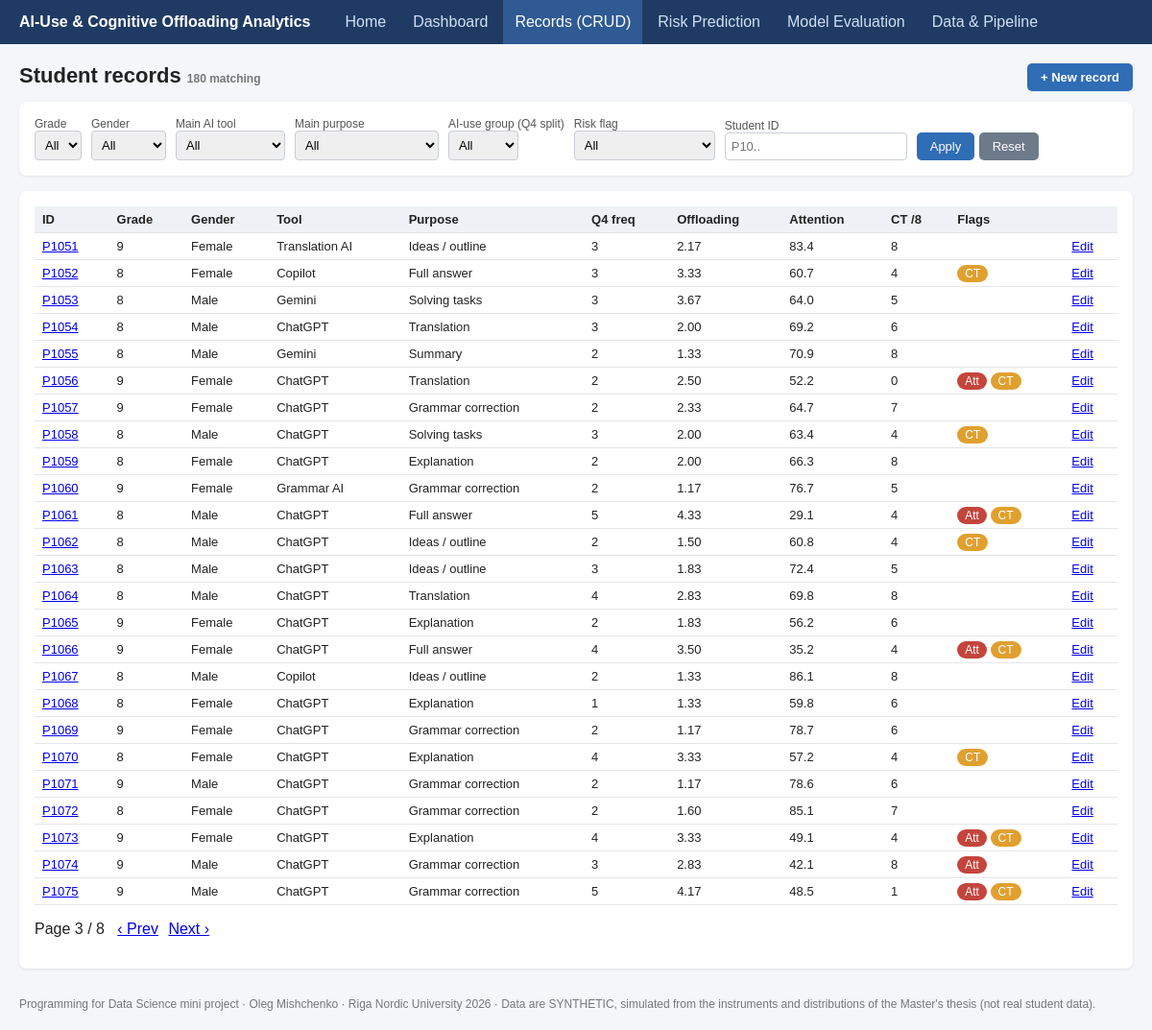
The app's page /records?page=3 with its own data.
### tables this page shows
CREATE TABLE students (
    student_id TEXT PRIMARY KEY,
    grade INTEGER CHECK (grade IN (8, 9)), gender TEXT, age INTEGER,
    main_ai_tool TEXT, main_subject TEXT, main_purpose TEXT,
    q4_ai_frequency INTEGER, q7_daily_ai_time INTEGER, q8_ask_ai_first INTEGER,
    q9_copy_directly INTEGER, q10_rewrite_own_words INTEGER, q11_check_correctness INTEGER,
    q12_could_do_without_ai INTEGER,
    screen_time_hours REAL, sleep_hours REAL,
    luria_trial1 INTEGER, luria_trial2 INTEGER, luria_trial3 INTEGER, luria_delayed INTEGER,
    schulte_seconds REAL, digit_span_total INTEGER,
    ct_detection INTEGER, ct_justification INTEGER,
    offloading_score REAL, ai_use_group TEXT, luria_mean REAL, ct_total INTEGER,
    attention_index REAL, low_attention INTEGER, low_ct INTEGER,
    updated_at TEXT DEFAULT CURRENT_TIMESTAMP
);

### app.py (the view)
@app.route("/records")
def records():
    df, f = apply_filters(db.load_df(), request.args)
    q = request.args.get("q", "").strip()
    if q:
        df = df[df.student_id.str.contains(q, case=False)]
    risk = request.args.get("risk", "")
    if risk == "attention":
        df = df[df.low_attention == 1]
    elif risk == "ct":
        df = df[df.low_ct == 1]
    page, per = max(int(request.args.get("page", 1)), 1), 25
    pages = max(math.ceil(len(df) / per), 1)
    rows = df.iloc[(page - 1) * per: page * per].to_dict("records")
    args = {k: v for k, v in request.args.items() if k != "page"}
    return render_template("records.html", rows=rows, f=f, q=q, risk=risk, page=page, pages=pages,
                           n=len(df), args=args, cats=db.CATEGORICAL)

### app.py (called while the page is built)
@app.template_filter("fmt")
def fmt(v, nd=2):
    if v is None or (isinstance(v, float) and math.isnan(v)):
        return "–"
    if isinstance(v, float):
        return f"{v:.{nd}f}"
    return v

def apply_filters(df, args):
    f = {k: args.get(k, "") for k in ("grade", "gender", "tool", "group", "purpose")}
    if f["grade"]:
        df = df[df.grade == int(f["grade"])]
    if f["gender"]:
        df = df[df.gender == f["gender"]]
    if f["tool"]:
        df = df[df.main_ai_tool == f["tool"]]
    if f["group"]:
        df = df[df.ai_use_group == f["group"]]
    if f["purpose"]:
        df = df[df.main_purpose == f["purpose"]]
    return df, f

### db.py (called while the page is built)
def connect():
    con = sqlite3.connect(DB_PATH)
    con.row_factory = sqlite3.Row
    return con

def load_df() -> pd.DataFrame:
    with connect() as con:
        return pd.read_sql_query("SELECT * FROM students ORDER BY student_id", con)

### templates/records.html
{% extends "base.html" %}{% block content %}
<h1>Student records <span class="muted">{{ n }} matching</span> <a class="btn" href="{{ url_for('record_new') }}" style="float:right">+ New record</a></h1>
{% include "_filters.html" %}
<div class="card"><table><tr><th>ID</th><th>Grade</th><th>Gender</th><th>Tool</th><th>Purpose</th><th>Q4 freq</th><th>Offloading</th><th>Attention</th><th>CT /8</th><th>Flags</th><th></th></tr>
{% for r in rows %}<tr><td><a href="{{ url_for('record_view', sid=r.student_id) }}">{{ r.student_id }}</a></td><td>{{ r.grade }}</td><td>{{ r.gender }}</td>
<td>{{ r.main_ai_tool }}</td><td>{{ r.main_purpose }}</td><td>{{ r.q4_ai_frequency|fmt(0) }}</td><td>{{ r.offloading_score|fmt }}</td><td>{{ r.attention_index|fmt(1) }}</td><td>{{ r.ct_total|fmt(0) }}</td>
<td>{% if r.low_attention == 1 %}<span class="badge High">Att</span>{% endif %} {% if r.low_ct == 1 %}<span class="badge Medium">CT</span>{% endif %}</td>
<td><a href="{{ url_for('record_edit', sid=r.student_id) }}">Edit</a></td></tr>{% endfor %}</table>
<p class="pager">Page {{ page }} / {{ pages }} &nbsp; {% if page > 1 %}<a href="{{ url_for('records', page=page-1, **args) }}">‹ Prev</a>{% endif %}
{% if page < pages %}<a href="{{ url_for('records', page=page+1, **args) }}">Next ›</a>{% endif %}</p></div>
{% endblock %}

### static/style.css (style rules this page uses)
* { box-sizing:border-box }
body { font-family:Arial,Helvetica,sans-serif;margin:0;background:#f4f6f9;color:#222 }
h1 { font-size:22px;margin:8px 0 14px }
.card { background:#fff;border-radius:8px;box-shadow:0 1px 3px rgba(0,0,0,.08);padding:16px;margin-bottom:16px }
table { border-collapse:collapse;width:100%;font-size:13px }
th,td { border-bottom:1px solid #e3e6ea;padding:6px 8px;text-align:left }
th { background:#eef2f7 }
.btn { display:inline-block;background:#2f6db5;color:#fff;border:0;border-radius:5px; padding:7px 14px;text-decoration:none;cursor:pointer;font-size:13px }
.badge { padding:2px 8px;border-radius:10px;font-size:12px;color:#fff }
.High { background:#c4453c }
.Medium { background:#e0a02f }
.muted { color:#777;font-size:12px }
.pager a { margin-right:6px }

### records on screen
students: student_id "P1051", grade "9", gender "Female", main_ai_tool "Translation AI", main_purpose "Ideas / outline", q4_ai_frequency|fmt "3", offloading_score|fmt "2.17", attention_index|fmt "83.4", ct_total|fmt "8"
students: student_id "P1052", grade "8", gender "Female", main_ai_tool "Copilot", main_purpose "Full answer", q4_ai_frequency|fmt "3", offloading_score|fmt "3.33", attention_index|fmt "60.7", ct_total|fmt "4", low_ct "CT"
students: student_id "P1053", grade "8", gender "Male", main_ai_tool "Gemini", main_purpose "Solving tasks", q4_ai_frequency|fmt "3", offloading_score|fmt "3.67", attention_index|fmt "64.0", ct_total|fmt "5"
students: student_id "P1054", grade "8", gender "Male", main_ai_tool "ChatGPT", main_purpose "Translation", q4_ai_frequency|fmt "3", offloading_score|fmt "2.00", attention_index|fmt "69.2", ct_total|fmt "6"
students: student_id "P1055", grade "8", gender "Male", main_ai_tool "Gemini", main_purpose "Summary", q4_ai_frequency|fmt "2", offloading_score|fmt "1.33", attention_index|fmt "70.9", ct_total|fmt "8"
students: student_id "P1056", grade "9", gender "Female", main_ai_tool "ChatGPT", main_purpose "Translation", q4_ai_frequency|fmt "2", offloading_score|fmt "2.50", attention_index|fmt "52.2", ct_total|fmt "0", low_attention "Att", low_ct "CT"
students: student_id "P1057", grade "9", gender "Female", main_ai_tool "ChatGPT", main_purpose "Grammar correction", q4_ai_frequency|fmt "2", offloading_score|fmt "2.33", attention_index|fmt "64.7", ct_total|fmt "7"
students: student_id "P1058", grade "8", gender "Male", main_ai_tool "ChatGPT", main_purpose "Solving tasks", q4_ai_frequency|fmt "3", offloading_score|fmt "2.00", attention_index|fmt "63.4", ct_total|fmt "4", low_ct "CT"
students: student_id "P1059", grade "8", gender "Female", main_ai_tool "ChatGPT", main_purpose "Explanation", q4_ai_frequency|fmt "2", offloading_score|fmt "2.00", attention_index|fmt "66.3", ct_total|fmt "8"
students: student_id "P1060", grade "9", gender "Female", main_ai_tool "Grammar AI", main_purpose "Grammar correction", q4_ai_frequency|fmt "2", offloading_score|fmt "1.17", attention_index|fmt "76.7", ct_total|fmt "5"
students: student_id "P1061", grade "8", gender "Male", main_ai_tool "ChatGPT", main_purpose "Full answer", q4_ai_frequency|fmt "5", offloading_score|fmt "4.33", attention_index|fmt "29.1", ct_total|fmt "4", low_attention "Att", low_ct "CT"
students: student_id "P1062", grade "8", gender "Male", main_ai_tool "ChatGPT", main_purpose "Ideas / outline", q4_ai_frequency|fmt "2", offloading_score|fmt "1.50", attention_index|fmt "60.8", ct_total|fmt "4", low_ct "CT"
students: student_id "P1063", grade "8", gender "Male", main_ai_tool "ChatGPT", main_purpose "Ideas / outline", q4_ai_frequency|fmt "3", offloading_score|fmt "1.83", attention_index|fmt "72.4", ct_total|fmt "5"
students: student_id "P1064", grade "8", gender "Male", main_ai_tool "ChatGPT", main_purpose "Translation", q4_ai_frequency|fmt "4", offloading_score|fmt "2.83", attention_index|fmt "69.8", ct_total|fmt "8"
students: student_id "P1065", grade "9", gender "Female", main_ai_tool "ChatGPT", main_purpose "Explanation", q4_ai_frequency|fmt "2", offloading_score|fmt "1.83", attention_index|fmt "56.2", ct_total|fmt "6"
students: student_id "P1066", grade "9", gender "Female", main_ai_tool "ChatGPT", main_purpose "Full answer", q4_ai_frequency|fmt "4", offloading_score|fmt "3.50", attention_index|fmt "35.2", ct_total|fmt "4", low_attention "Att", low_ct "CT"
students: student_id "P1067", grade "8", gender "Male", main_ai_tool "Copilot", main_purpose "Ideas / outline", q4_ai_frequency|fmt "2", offloading_score|fmt "1.33", attention_index|fmt "86.1", ct_total|fmt "8"
students: student_id "P1068", grade "8", gender "Female", main_ai_tool "ChatGPT", main_purpose "Explanation", q4_ai_frequency|fmt "1", offloading_score|fmt "1.33", attention_index|fmt "59.8", ct_total|fmt "6"
students: student_id "P1069", grade "9", gender "Female", main_ai_tool "ChatGPT", main_purpose "Grammar correction", q4_ai_frequency|fmt "2", offloading_score|fmt "1.17", attention_index|fmt "78.7", ct_total|fmt "6"
students: student_id "P1070", grade "8", gender "Female", main_ai_tool "ChatGPT", main_purpose "Explanation", q4_ai_frequency|fmt "4", offloading_score|fmt "3.33", attention_index|fmt "57.2", ct_total|fmt "4", low_ct "CT"
students: student_id "P1071", grade "9", gender "Male", main_ai_tool "ChatGPT", main_purpose "Grammar correction", q4_ai_frequency|fmt "2", offloading_score|fmt "1.17", attention_index|fmt "78.6", ct_total|fmt "6"
students: student_id "P1072", grade "8", gender "Female", main_ai_tool "ChatGPT", main_purpose "Grammar correction", q4_ai_frequency|fmt "2", offloading_score|fmt "1.60", attention_index|fmt "85.1", ct_total|fmt "7"
students: student_id "P1073", grade "9", gender "Female", main_ai_tool "ChatGPT", main_purpose "Explanation", q4_ai_frequency|fmt "4", offloading_score|fmt "3.33", attention_index|fmt "49.1", ct_total|fmt "4", low_attention "Att", low_ct "CT"
students: student_id "P1074", grade "9", gender "Male", main_ai_tool "ChatGPT", main_purpose "Grammar correction", q4_ai_frequency|fmt "3", offloading_score|fmt "2.83", attention_index|fmt "42.1", ct_total|fmt "8", low_attention "Att"
students: student_id "P1075", grade "9", gender "Male", main_ai_tool "ChatGPT", main_purpose "Grammar correction", q4_ai_frequency|fmt "5", offloading_score|fmt "4.17", attention_index|fmt "48.5", ct_total|fmt "1", low_attention "Att", low_ct "CT"

### other values on screen
{{ n }} "180"
{{ page }} "3"
{{ pages }} "8"
